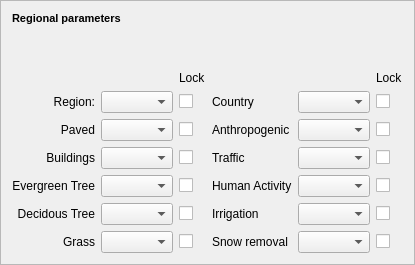
    <widget class="QFrame" name="frame_10">
     <property name="enabled">
      <bool>true</bool>
     </property>
     <property name="sizePolicy">
      <sizepolicy hsizetype="Expanding" vsizetype="Preferred">
       <horstretch>0</horstretch>
       <verstretch>0</verstretch>
      </sizepolicy>
     </property>
     <property name="frameShape">
      <enum>QFrame::StyledPanel</enum>
     </property>
     <property name="frameShadow">
      <enum>QFrame::Raised</enum>
     </property>
     <layout class="QGridLayout" name="gridLayout_20">
      <item row="6" column="1">
       <widget class="QLabel" name="label_44">
        <property name="text">
         <string>Evergreen Tree</string>
        </property>
        <property name="alignment">
         <set>Qt::AlignRight|Qt::AlignTrailing|Qt::AlignVCenter</set>
        </property>
       </widget>
      </item>
      <item row="4" column="1">
       <widget class="QLabel" name="label_42">
        <property name="text">
         <string>Paved</string>
        </property>
        <property name="alignment">
         <set>Qt::AlignRight|Qt::AlignTrailing|Qt::AlignVCenter</set>
        </property>
       </widget>
      </item>
      <item row="4" column="7">
       <widget class="QCheckBox" name="checkBoxRegion_8">
        <property name="text">
         <string/>
        </property>
       </widget>
      </item>
      <item row="5" column="5">
       <widget class="QLabel" name="label_52">
        <property name="text">
         <string>Traffic</string>
        </property>
       </widget>
      </item>
      <item row="7" column="1">
       <widget class="QLabel" name="label_45">
        <property name="text">
         <string>Decidous Tree</string>
        </property>
        <property name="alignment">
         <set>Qt::AlignRight|Qt::AlignTrailing|Qt::AlignVCenter</set>
        </property>
       </widget>
      </item>
      <item row="8" column="6">
       <widget class="QComboBox" name="comboBox_11">
        <property name="sizePolicy">
         <sizepolicy hsizetype="Expanding" vsizetype="Fixed">
          <horstretch>0</horstretch>
          <verstretch>0</verstretch>
         </sizepolicy>
        </property>
       </widget>
      </item>
      <item row="6" column="3">
       <widget class="QCheckBox" name="checkBoxRegion_5">
        <property name="text">
         <string/>
        </property>
       </widget>
      </item>
      <item row="3" column="6">
       <widget class="QComboBox" name="comboBoxCountry"/>
      </item>
      <item row="8" column="2">
       <widget class="QComboBox" name="comboBoxGrass">
        <property name="sizePolicy">
         <sizepolicy hsizetype="Expanding" vsizetype="Fixed">
          <horstretch>0</horstretch>
          <verstretch>0</verstretch>
         </sizepolicy>
        </property>
       </widget>
      </item>
      <item row="3" column="1">
       <widget class="QLabel" name="label_41">
        <property name="sizePolicy">
         <sizepolicy hsizetype="Minimum" vsizetype="Preferred">
          <horstretch>0</horstretch>
          <verstretch>0</verstretch>
         </sizepolicy>
        </property>
        <property name="text">
         <string>Region:</string>
        </property>
        <property name="alignment">
         <set>Qt::AlignRight|Qt::AlignTrailing|Qt::AlignVCenter</set>
        </property>
       </widget>
      </item>
      <item row="4" column="3">
       <widget class="QCheckBox" name="checkBoxRegion_2">
        <property name="text">
         <string/>
        </property>
       </widget>
      </item>
      <item row="5" column="7">
       <widget class="QCheckBox" name="checkBoxRegion_9">
        <property name="text">
         <string/>
        </property>
       </widget>
      </item>
      <item row="6" column="5">
       <widget class="QLabel" name="label_53">
        <property name="text">
         <string>Human Activity</string>
        </property>
       </widget>
      </item>
      <item row="8" column="3">
       <widget class="QCheckBox" name="checkBoxRegion_3">
        <property name="text">
         <string/>
        </property>
       </widget>
      </item>
      <item row="5" column="2">
       <widget class="QComboBox" name="comboBoxBuilding">
        <property name="sizePolicy">
         <sizepolicy hsizetype="Expanding" vsizetype="Fixed">
          <horstretch>0</horstretch>
          <verstretch>0</verstretch>
         </sizepolicy>
        </property>
       </widget>
      </item>
      <item row="7" column="6">
       <widget class="QComboBox" name="comboBox_10">
        <property name="sizePolicy">
         <sizepolicy hsizetype="Expanding" vsizetype="Fixed">
          <horstretch>0</horstretch>
          <verstretch>0</verstretch>
         </sizepolicy>
        </property>
       </widget>
      </item>
      <item row="6" column="7">
       <widget class="QCheckBox" name="checkBoxRegion_10">
        <property name="text">
         <string/>
        </property>
       </widget>
      </item>
      <item row="6" column="6">
       <widget class="QComboBox" name="comboBox_8">
        <property name="sizePolicy">
         <sizepolicy hsizetype="Expanding" vsizetype="Fixed">
          <horstretch>0</horstretch>
          <verstretch>0</verstretch>
         </sizepolicy>
        </property>
       </widget>
      </item>
      <item row="4" column="2">
       <widget class="QComboBox" name="comboBoxPaved">
        <property name="sizePolicy">
         <sizepolicy hsizetype="Expanding" vsizetype="Fixed">
          <horstretch>0</horstretch>
          <verstretch>0</verstretch>
         </sizepolicy>
        </property>
       </widget>
      </item>
      <item row="8" column="7">
       <widget class="QCheckBox" name="checkBoxRegion_12">
        <property name="text">
         <string/>
        </property>
       </widget>
      </item>
      <item row="5" column="3">
       <widget class="QCheckBox" name="checkBoxRegion_4">
        <property name="text">
         <string/>
        </property>
       </widget>
      </item>
      <item row="3" column="3">
       <widget class="QCheckBox" name="checkBoxRegion">
        <property name="text">
         <string/>
        </property>
       </widget>
      </item>
      <item row="4" column="5">
       <widget class="QLabel" name="label_50">
        <property name="text">
         <string>Anthropogenic</string>
        </property>
       </widget>
      </item>
      <item row="7" column="7">
       <widget class="QCheckBox" name="checkBoxRegion_11">
        <property name="text">
         <string/>
        </property>
       </widget>
      </item>
      <item row="7" column="2">
       <widget class="QComboBox" name="comboBoxDecTree">
        <property name="sizePolicy">
         <sizepolicy hsizetype="Expanding" vsizetype="Fixed">
          <horstretch>0</horstretch>
          <verstretch>0</verstretch>
         </sizepolicy>
        </property>
       </widget>
      </item>
      <item row="8" column="1">
       <widget class="QLabel" name="label_46">
        <property name="text">
         <string>Grass</string>
        </property>
        <property name="alignment">
         <set>Qt::AlignRight|Qt::AlignTrailing|Qt::AlignVCenter</set>
        </property>
       </widget>
      </item>
      <item row="0" column="1" colspan="2">
       <widget class="QLabel" name="label_47">
        <property name="text">
         <string>&lt;!DOCTYPE HTML PUBLIC &quot;-//W3C//DTD HTML 4.0//EN&quot; &quot;http://www.w3.org/TR/REC-html40/strict.dtd&quot;&gt;
&lt;html&gt;&lt;head&gt;&lt;meta name=&quot;qrichtext&quot; content=&quot;1&quot; /&gt;&lt;style type=&quot;text/css&quot;&gt;
p, li { white-space: pre-wrap; }
&lt;/style&gt;&lt;/head&gt;&lt;body style=&quot; font-family:'MS Shell Dlg 2'; font-size:7.8pt; font-weight:400; font-style:normal;&quot;&gt;
&lt;p style=&quot; margin-top:0px; margin-bottom:0px; margin-left:0px; margin-right:0px; -qt-block-indent:0; text-indent:0px;&quot;&gt;&lt;span style=&quot; font-size:8pt; font-weight:600;&quot;&gt;Regional parameters&lt;/span&gt;&lt;/p&gt;&lt;/body&gt;&lt;/html&gt;</string>
        </property>
       </widget>
      </item>
      <item row="7" column="3">
       <widget class="QCheckBox" name="checkBoxRegion_6">
        <property name="text">
         <string/>
        </property>
       </widget>
      </item>
      <item row="3" column="7">
       <widget class="QCheckBox" name="checkBoxCountry">
        <property name="text">
         <string/>
        </property>
       </widget>
      </item>
      <item row="4" column="6">
       <widget class="QComboBox" name="comboBox_7">
        <property name="sizePolicy">
         <sizepolicy hsizetype="Expanding" vsizetype="Fixed">
          <horstretch>0</horstretch>
          <verstretch>0</verstretch>
         </sizepolicy>
        </property>
       </widget>
      </item>
      <item row="8" column="5">
       <widget class="QLabel" name="label_54">
        <property name="text">
         <string>Snow removal</string>
        </property>
       </widget>
      </item>
      <item row="5" column="6">
       <widget class="QComboBox" name="comboBox_9">
        <property name="sizePolicy">
         <sizepolicy hsizetype="Expanding" vsizetype="Fixed">
          <horstretch>0</horstretch>
          <verstretch>0</verstretch>
         </sizepolicy>
        </property>
       </widget>
      </item>
      <item row="7" column="5">
       <widget class="QLabel" name="label_55">
        <property name="text">
         <string>Irrigation</string>
        </property>
       </widget>
      </item>
      <item row="2" column="7">
       <widget class="QLabel" name="label_51">
        <property name="text">
         <string>Lock</string>
        </property>
       </widget>
      </item>
      <item row="5" column="1">
       <widget class="QLabel" name="label_43">
        <property name="text">
         <string>Buildings</string>
        </property>
        <property name="alignment">
         <set>Qt::AlignRight|Qt::AlignTrailing|Qt::AlignVCenter</set>
        </property>
       </widget>
      </item>
      <item row="3" column="5">
       <widget class="QLabel" name="label_48">
        <property name="text">
         <string>Country</string>
        </property>
       </widget>
      </item>
      <item row="6" column="2">
       <widget class="QComboBox" name="comboBoxEvrTree">
        <property name="sizePolicy">
         <sizepolicy hsizetype="Expanding" vsizetype="Fixed">
          <horstretch>0</horstretch>
          <verstretch>0</verstretch>
         </sizepolicy>
        </property>
       </widget>
      </item>
      <item row="3" column="2">
       <widget class="QComboBox" name="comboBoxRegion">
        <property name="sizePolicy">
         <sizepolicy hsizetype="Expanding" vsizetype="Fixed">
          <horstretch>0</horstretch>
          <verstretch>0</verstretch>
         </sizepolicy>
        </property>
       </widget>
      </item>
      <item row="2" column="3">
       <widget class="QLabel" name="label_49">
        <property name="text">
         <string>Lock</string>
        </property>
       </widget>
      </item>
      <item row="1" column="1">
       <spacer name="verticalSpacer_11">
        <property name="orientation">
         <enum>Qt::Vertical</enum>
        </property>
        <property name="sizeHint" stdset="0">
         <size>
          <width>20</width>
          <height>40</height>
         </size>
        </property>
       </spacer>
      </item>
     </layout>
    </widget>
